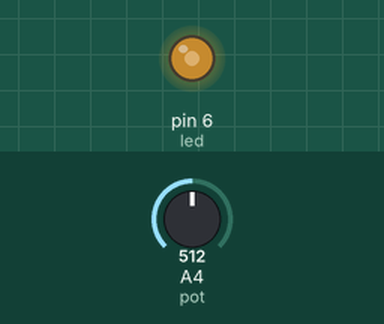
This sketch was run on a simulated Arduino Uno, built with avr-gcc and run on an emulated ATmega328P. Parts: output pins drawn as LEDs (lit = HIGH). The inputs (shaded band) are chosen by the test bench; at power-on: A4 (pot) = 512.

Above: at 1.2 s.
1.3 s: A4 (pot) set to 716
At 2.3 s:
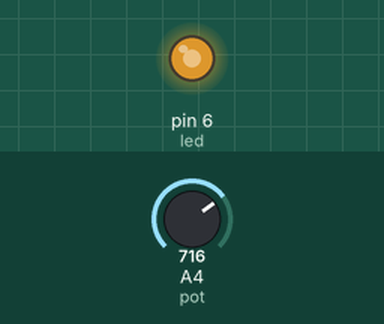
2.8 s: A4 (pot) set to 900
At 3.5 s:
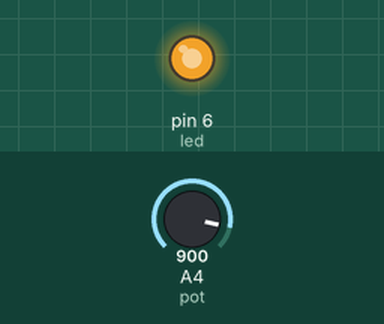
4.3 s: A4 (pot) set to 122
At 4.6 s:
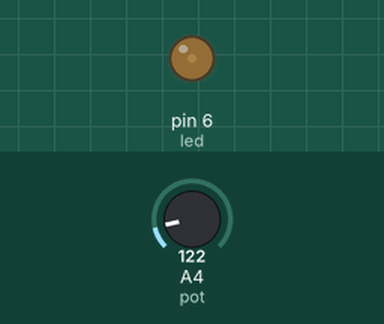
5.8 s: A4 (pot) set to 0
At 6.9 s:
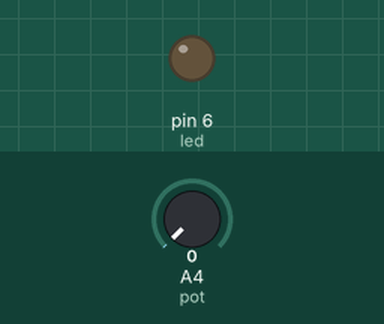
Timing chart, 0 to 8.3 s (numbered marks = the images above; inputs shaded):
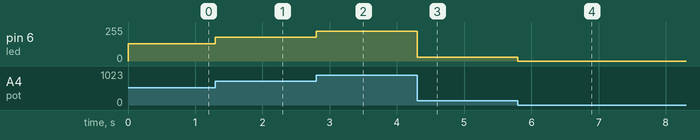

The sketch:

3.INO
```cpp
// C++ code
//
const int led=6;
const int pot=A4;
void setup()
{
  pinMode(led, OUTPUT);
}

void loop()
{
  int potValue=analogRead(pot);
  float V1=potValue/4;
  analogWrite(led,V1);
}
```

Measured:
- after the input at 1.3 s, pin 6 (led): 128/255 → 179/255 at once
- after the input at 2.8 s, pin 6 (led): 179/255 → 225/255 at once
- after the input at 4.3 s, pin 6 (led): 225/255 → 30/255 at once
- after the input at 5.8 s, pin 6 (led): 30/255 → 0/255 at once
